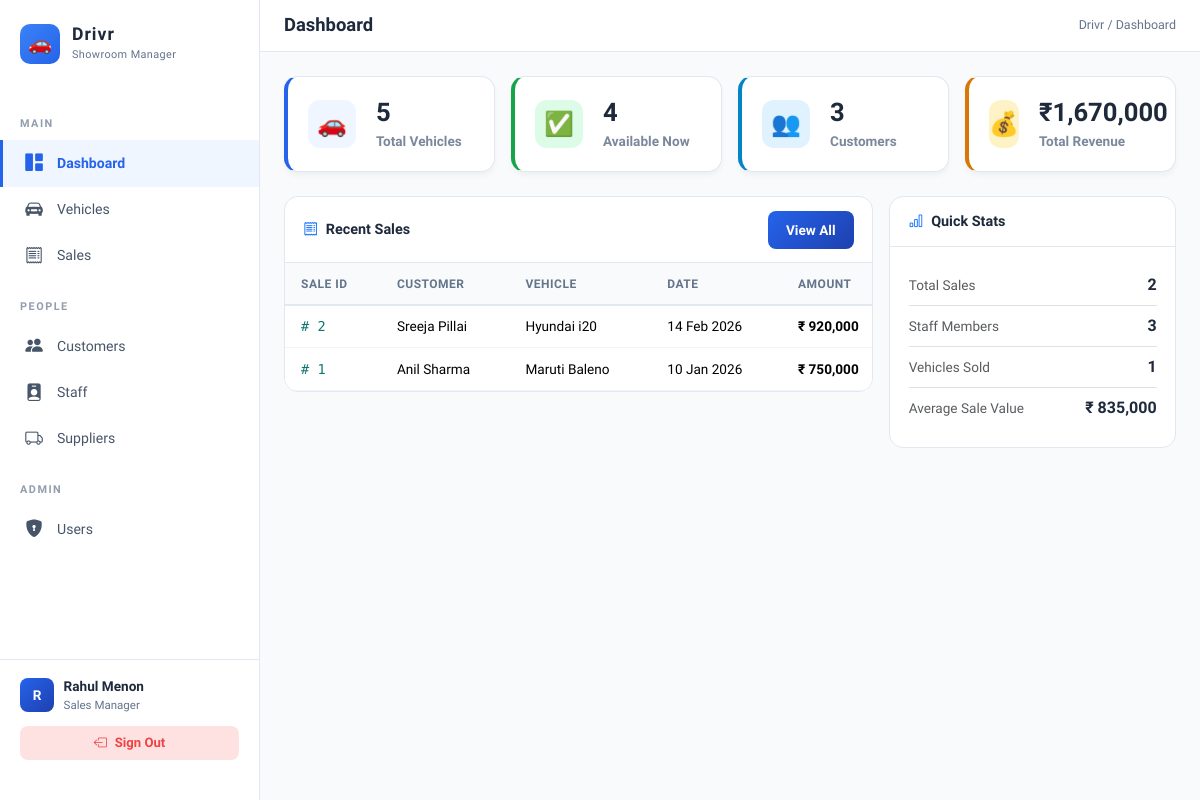
/pages/dashboard.php (signed in), run on the app's committed database.
### tables this page shows
CREATE TABLE IF NOT EXISTS SALE (
    Sale_ID INT AUTO_INCREMENT PRIMARY KEY,
    VIN VARCHAR(20),
    Emp_ID VARCHAR(10),
    Customer_ID INT,
    Sale_Date DATE NOT NULL,
    Amount DECIMAL(12,2) NOT NULL,
    Payment_Method ENUM('Cash','Card','UPI') NOT NULL,
    FOREIGN KEY (VIN) REFERENCES VEHICLE(VIN) ON DELETE SET NULL,
    FOREIGN KEY (Emp_ID) REFERENCES STAFF(Emp_ID) ON DELETE SET NULL,
    FOREIGN KEY (Customer_ID) REFERENCES CUSTOMER(Customer_ID) ON DELETE SET NULL
);

CREATE TABLE IF NOT EXISTS VEHICLE (
    VIN VARCHAR(20) PRIMARY KEY,
    Model_Name VARCHAR(100) NOT NULL,
    Status ENUM('Available','Sold') DEFAULT 'Available',
    Fuel_type ENUM('Petrol','Diesel','Electric','Hybrid','CNG') NOT NULL,
    Stock_Quantity INT DEFAULT 0,
    Supplier_ID INT,
    FOREIGN KEY (Supplier_ID) REFERENCES SUPPLIER(Supplier_ID) ON DELETE SET NULL
);

### pages/dashboard.php (the view, shortened to what this page needs)
<?php
require_once '../includes/db.php';
$totalVehicles = (int)$conn->query("SELECT COUNT(*) FROM VEHICLE")->fetch_row()[0];
$availableVehicles = (int)$conn->query("SELECT COUNT(*) FROM VEHICLE WHERE Status='Available'")->fetch_row()[0];
$totalCustomers = (int)$conn->query("SELECT COUNT(*) FROM CUSTOMER")->fetch_row()[0];
$totalSales = (int)$conn->query("SELECT COUNT(*) FROM SALE")->fetch_row()[0];
$totalRevenue = (float)$conn->query("SELECT COALESCE(SUM(Amount),0) FROM SALE")->fetch_row()[0];
$totalStaff = (int)$conn->query("SELECT COUNT(*) FROM STAFF")->fetch_row()[0];
$recentSales = $conn->query("
    SELECT
        s.Sale_ID,
        s.Sale_Date,
        s.Amount,
        s.Payment_Method,
        CONCAT(c.Fname, ' ', c.Lname) AS customer,
        v.Model_Name
    FROM SALE s
    JOIN CUSTOMER c ON s.Customer_ID = c.Customer_ID
    JOIN VEHICLE v ON s.VIN = v.VIN
    ORDER BY s.Sale_Date DESC
    LIMIT 5
");
$summaryCards = [
    [
        'icon' => '🚗',
        'label' => 'Total Vehicles',
        'value' => $totalVehicles,
        'color' => '#2563eb',
        'bg' => '#eff6ff',
    ],
    [
        'icon' => '✅',
        'label' => 'Available Now',
        'value' => $availableVehicles,
        'color' => '#16a34a',
        'bg' => '#dcfce7',
    ],
    [
        'icon' => '👥',
        'label' => 'Customers',
        'value' => $totalCustomers,
        'color' => '#0284c7',
        'bg' => '#e0f2fe',
    ],
    [
        'icon' => '💰',
        'label' => 'Total Revenue',
        'value' => '₹' . number_format($totalRevenue),
        'color' => '#d97706',
        'bg' => '#fef3c7',
    ],
];
require_once '../includes/header.php';
?>
<div class="row g-3 mb-4">
    <?php foreach ($summaryCards as $card): ?>
    <div class="col-sm-6 col-xl-3">
        <div class="stat-card" style="border-left-color: <?= $card['color']?>;">
            <div class="stat-icon" style="color: <?= $card['color']?>; background: <?= $card['bg']?>;">
                <?= $card['icon']?>
            </div>
            <div class="stat-content">
                <div class="stat-val">
                    <?= $card['value']?>
                </div>
                <div class="stat-label">
                    <?= $card['label']?>
                </div>
            </div>
        </div>
    </div>
    <?php
endforeach; ?>
</div>
<div class="row g-3">
    <div class="col-lg-8">
        <div class="card-vsms">
            <div class="card-header d-flex justify-content-between align-items-center">
                <span><i class="bi-receipt me-2 text-primary"></i>Recent Sales</span>
                <a href="sales.php" class="btn btn-sm btn-primary-vsms">View All</a>
            </div>
            <div class="card-body p-0">
                <?php if ($recentSales->num_rows > 0): ?>
                <table class="table table-vsms mb-0">
                    <thead>
                        <tr>
                            <th>Sale ID</th>
                            <th>Customer</th>
                            <th>Vehicle</th>
                            <th>Date</th>
                            <th>Amount</th>
                        </tr>
                    </thead>
                    <tbody>
                        <?php while ($sale = $recentSales->fetch_assoc()): ?>
                        <tr>
                            <td><span style="font-family:'DM Mono',monospace;color:#0f766e;">#
                                    <?= $sale['Sale_ID']?>
                                </span></td>
                            <td>
                                <?= htmlspecialchars($sale['customer'])?>
                            </td>
                            <td>
                                <?= htmlspecialchars($sale['Model_Name'])?>
                            </td>
                            <td>
                                <?= date('d M Y', strtotime($sale['Sale_Date']))?>
                            </td>
                            <td><strong>₹
                                    <?= number_format($sale['Amount'])?>
                                </strong></td>
                        </tr>
                        <?php
    endwhile; ?>
                    </tbody>
                </table>
                <?php
else: ?>
                <div class="empty-state"><i class="bi-receipt"></i>
                    <p class="mt-2">No sales yet.</p>
                </div>
                <?php
endif; ?>
            </div>
        </div>
    </div>
    <div class="col-lg-4">
        <div class="card-vsms h-100">
            <div class="card-header"><i class="bi-bar-chart me-2 text-primary"></i>Quick Stats</div>
            <div class="card-body">
                <div class="d-flex justify-content-between align-items-center py-2 border-bottom">
                    <span class="text-muted" style="font-size:.85rem;">Total Sales</span>
                    <strong>
                        <?= $totalSales?>
                    </strong>
                </div>
                <div class="d-flex justify-content-between align-items-center py-2 border-bottom">
                    <span class="text-muted" style="font-size:.85rem;">Staff Members</span>
                    <strong>
                        <?= $totalStaff?>
                    </strong>
                </div>
                <div class="d-flex justify-content-between align-items-center py-2 border-bottom">
                    <span class="text-muted" style="font-size:.85rem;">Vehicles Sold</span>
                    <strong>
                        <?= $totalVehicles - $availableVehicles?>
                    </strong>
                </div>
                <div class="d-flex justify-content-between align-items-center py-2">
                    <span class="text-muted" style="font-size:.85rem;">Average Sale Value</span>
                    <strong>₹
                        <?= $totalSales ? number_format($totalRevenue / $totalSales) : '0'?>
                    </strong>
                </div>
            </div>
        </div>
    </div>
</div>
<?php require_once '../includes/footer.php'; ?>

### includes/header.php (style rules this page uses)
:root { --primary: #2563eb; --primary-light: #3b82f6; --primary-dark: #1d4ed8; --accent: #1e40af; --bg: #f8fafc; --sidebar-bg: #ffffff; --sidebar-text: #475569; --sidebar-active: #2563eb; --card-bg: #ffffff; --text: #1e293b; --text-muted: #64748b; --border: #e2e8f0; --success: #16a34a; --danger: #dc2626; --warning: #d97706; }
* { margin: 0; padding: 0; box-sizing: border-box; }
body { font-family: 'Plus Jakarta Sans', sans-serif; background: var(--bg); color: var(--text); min-height: 100vh; display: flex; }
.card-vsms { background: var(--card-bg); border-radius: 14px; border: 1px solid var(--border); overflow: hidden; transition: box-shadow 0.2s; }
.card-vsms .card-header { background: transparent; border-bottom: 1px solid var(--border); padding: 0.85rem 1.15rem; font-weight: 700; font-size: 0.9rem; color: var(--text); }
.card-vsms .card-body { padding: 1.15rem; }
.card-vsms .card-body.p-0 { overflow-x: auto; }
.stat-card { border-radius: 14px; padding: 1.25rem; background: #fff; border: 1px solid var(--border); border-left: 4px solid var(--primary); box-shadow: 0 4px 6px -1px rgba(0, 0, 0, 0.05); display: flex; align-items: center; gap: 1.25rem; }
.stat-icon { width: 48px; height: 48px; border-radius: 12px; display: flex; align-items: center; justify-content: center; font-size: 1.5rem; background: #eff6ff; color: var(--primary); }
.stat-content { flex: 1; }
.stat-val { font-size: 1.6rem; font-weight: 800; line-height: 1.2; color: var(--text); }
.stat-label { font-size: 0.85rem; opacity: 0.85; margin-top: 0.2rem; font-weight: 600; color: var(--text-muted); }
.table-vsms { font-size: 0.85rem; margin-bottom: 0; min-width: 720px; }
.table-vsms thead th { background: #f8fafc; border-bottom: 2px solid var(--border); font-weight: 700; font-size: 0.75rem; text-transform: uppercase; letter-spacing: 0.5px; color: var(--text-muted); padding: 0.7rem 1rem; white-space: nowrap; }
.table-vsms tbody td { padding: 0.65rem 1rem; vertical-align: middle; border-bottom: 1px solid #f1f5f9; }
.btn-primary-vsms { background: linear-gradient(135deg, var(--primary), var(--accent)); border: none; color: #fff; font-weight: 600; font-size: 0.85rem; border-radius: 8px; padding: 0.55rem 1.15rem; transition: all 0.2s; }

### data on the page
sale: Sale_ID "2", customer "Sreeja Pillai", VIN.Model_Name "Hyundai i20", Sale_Date "14 Feb 2026", Amount "920,000"
sale: Sale_ID "1", customer "Anil Sharma", VIN.Model_Name "Maruti Baleno", Sale_Date "10 Jan 2026", Amount "750,000"

### other printed values
substr($_SESSION['name'] ?? 'U', 0, 1) "R"
$_SESSION['name'] "Rahul Menon"
$_SESSION['designation'] "Sales Manager"
$pageTitle "Dashboard"
$card['icon'] "🚗"
$card['value'] "5"
$card['label'] "Total Vehicles"
$card['icon'] "✅"
$card['value'] "4"
$card['label'] "Available Now"
$card['icon'] "👥"
$card['value'] "3"
$card['label'] "Customers"
$card['icon'] "💰"
$card['value'] "₹1,670,000"
